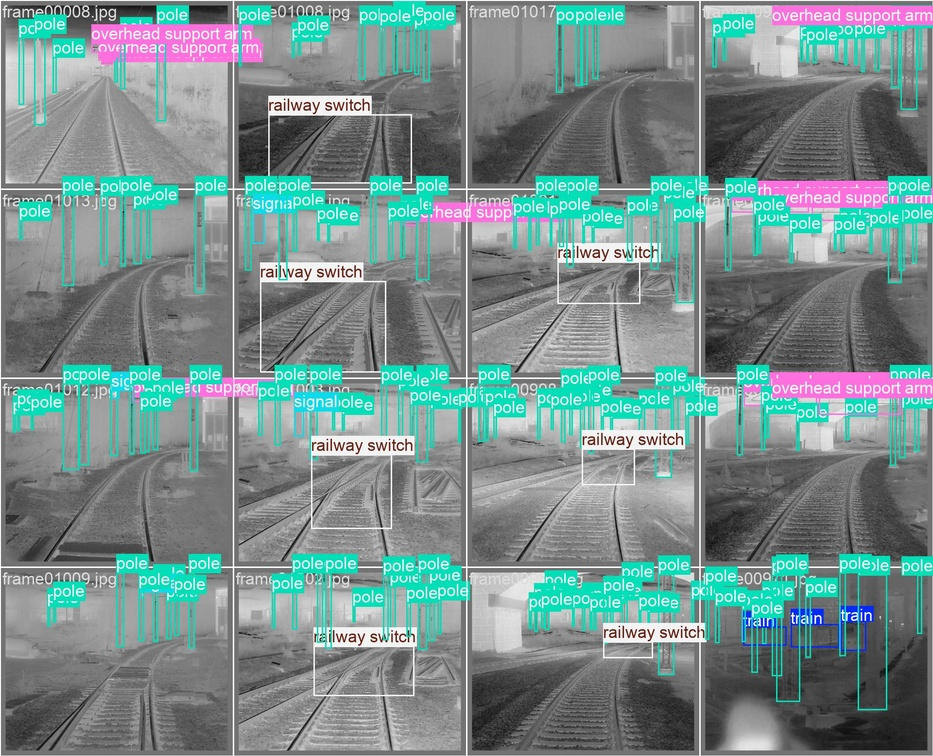
#> input picture images/example_thermal1.jpg, 933 x 756 px, shrunk from 1920 x 1556 before the run
$ python -i thermal_preprocess.py   (imports and definitions only)
#> lines starting #> are read from the running program, lines starting #| are printed output that depends on the picture
#> further down, picture is the input picture: shape (756, 933, 3); mean B, G, R 140, 141.2, 120
# src/thermal_preprocess.py

import cv2
import numpy as np


def normalize_thermal_frame(frame: np.ndarray) -> np.ndarray:
    """
    Normalize a thermal frame to [0, 255] uint8.
    Handles:
    - 8-bit images
    - 16-bit images
    - 3-channel BGR images (converted to grayscale)
    """
    if frame.ndim == 3 and frame.shape[2] == 3:
        gray = cv2.cvtColor(frame, cv2.COLOR_BGR2GRAY)
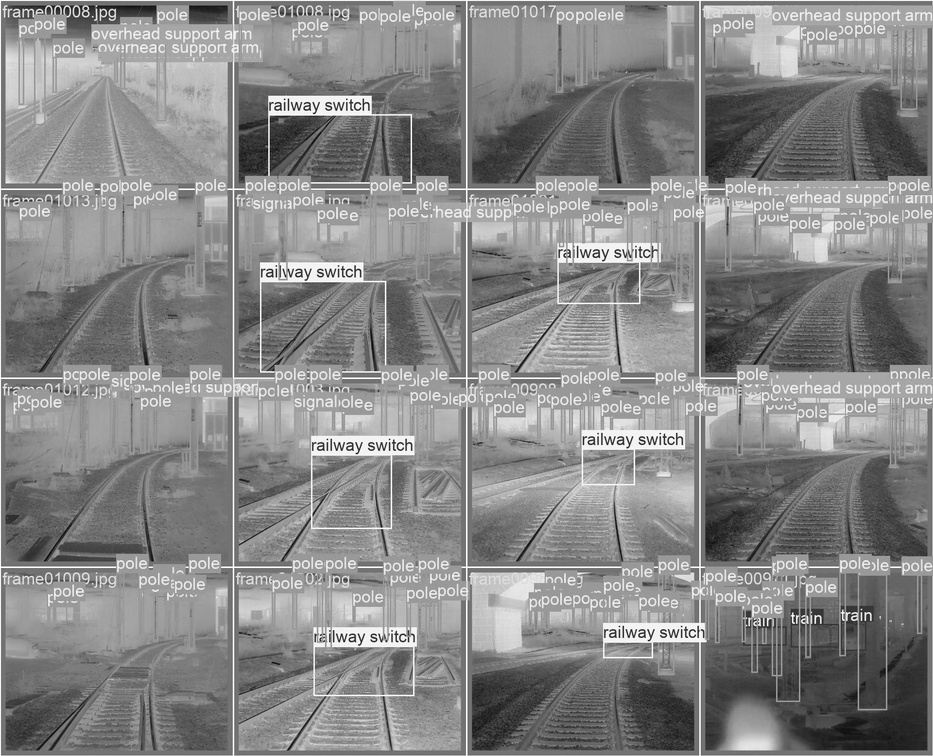
#> gray: shape (756, 933); min 6, max 255, mean 134.8
    else:
        gray = frame.copy()

    if gray.dtype == np.uint16:
        gray = ((gray - gray.min()) / (gray.max() - gray.min() + 1e-6) * 255.0).astype(
            np.uint8
        )
    elif gray.dtype != np.uint8:
        gray = cv2.normalize(gray, None, 0, 255, cv2.NORM_MINMAX).astype(np.uint8)

    return gray


def apply_hist_equalization(gray: np.ndarray) -> np.ndarray:
    """Increase contrast via histogram equalization."""
    return cv2.equalizeHist(gray)
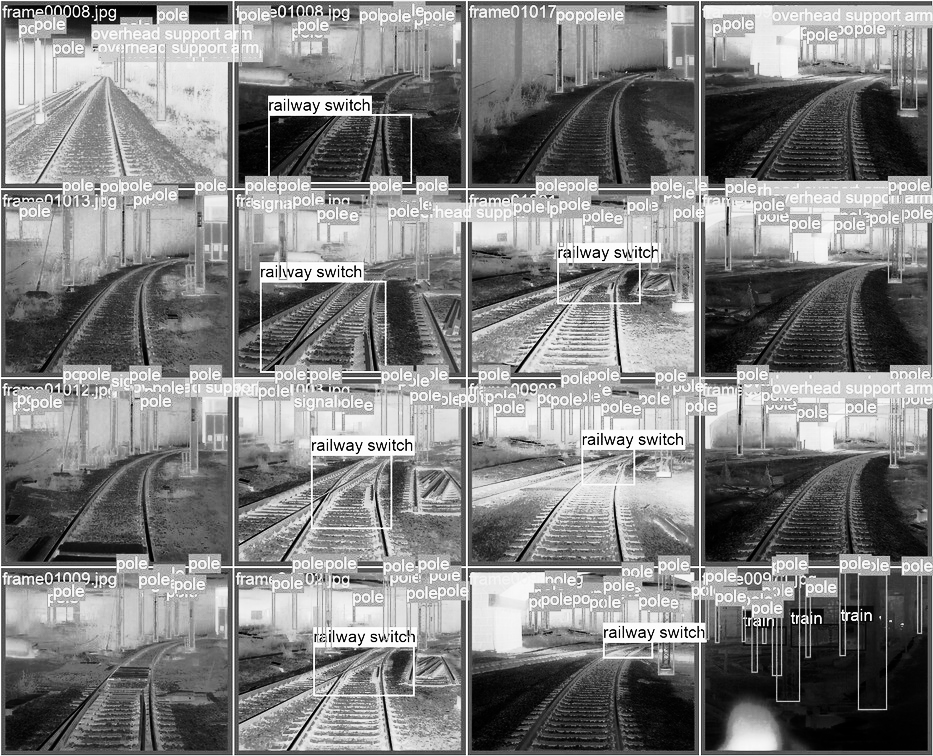
#> returned value: shape (756, 933); min 0, max 255, mean 128.4


def apply_colormap(gray: np.ndarray, mode: str = "inferno") -> np.ndarray:
    """
    Apply a colormap to the thermal frame.

    mode:
        - 'gray'     -> grayscale
        - 'inferno'  -> inferno colormap
        - 'jet'      -> rainbow-style
    """
#> called with mode = 'inferno'
    if mode == "gray":
        colored = cv2.cvtColor(gray, cv2.COLOR_GRAY2BGR)
    elif mode == "inferno":
        colored = cv2.applyColorMap(gray, cv2.COLORMAP_INFERNO)
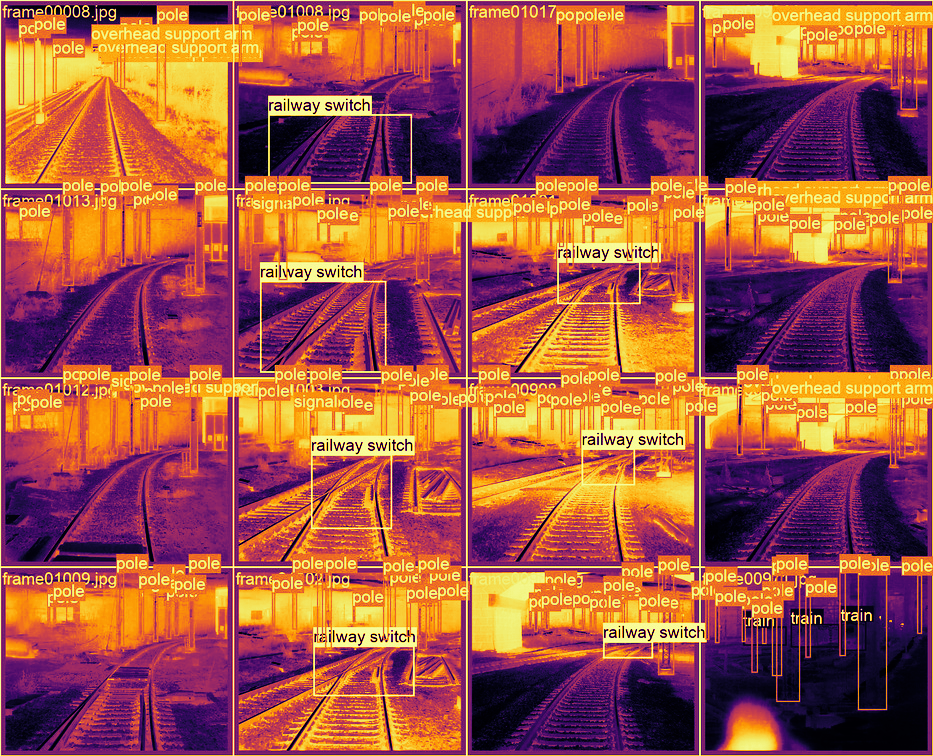
#> colored: shape (756, 933, 3); mean B, G, R 70.1, 85.1, 162.5
    elif mode == "jet":
        colored = cv2.applyColorMap(gray, cv2.COLORMAP_JET)
    else:
        colored = cv2.cvtColor(gray, cv2.COLOR_GRAY2BGR)

    return colored


def preprocess_frame_for_yolo(frame: np.ndarray, mode: str = "inferno") -> np.ndarray:
    """
    Full preprocessing pipeline for YOLO:

    1. normalize thermal intensities
    2. histogram equalization
    3. apply colormap

    Returns:
        BGR uint8 image (same size as input) ready for YOLO.
    """
    gray = normalize_thermal_frame(frame)
    gray = apply_hist_equalization(gray)
    colored = apply_colormap(gray, mode=mode)
    return colored

>>> import cv2
>>> picture = cv2.imread('../images/example_thermal1.jpg')
>>> result = preprocess_frame_for_yolo(picture)

$ run again, on images/example_thermal2.jpg
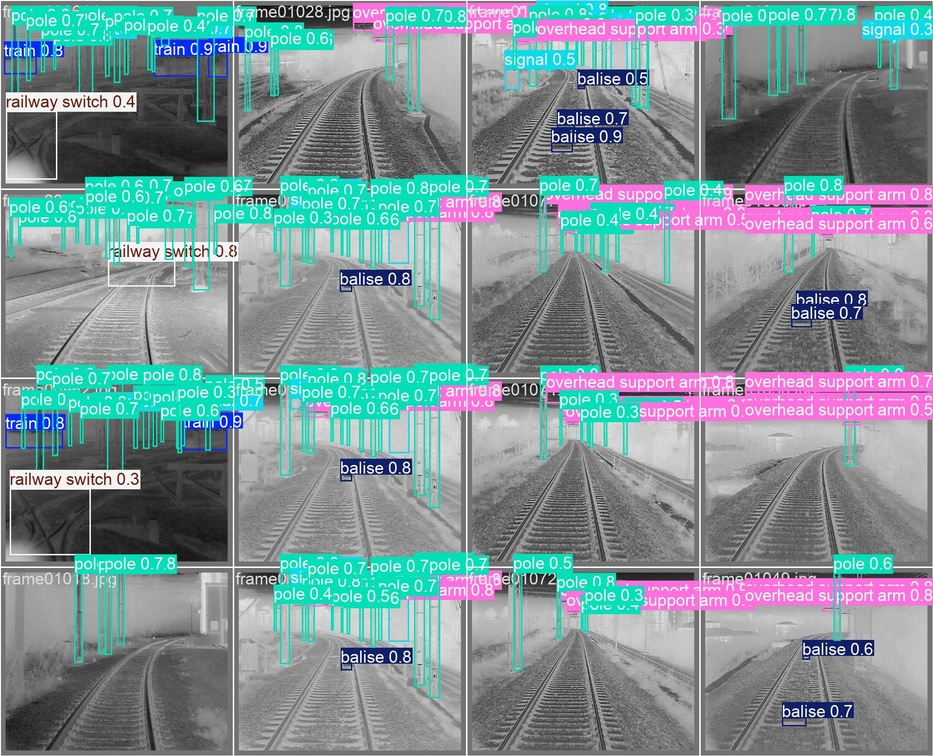
#> input picture images/example_thermal2.jpg, 933 x 756 px, shrunk from 1920 x 1556 before the run
#> picture is the input picture: shape (756, 933, 3); mean B, G, R 149.3, 145.6, 127
#> in apply_hist_equalization, `return cv2.equalizeHist(gray)`:
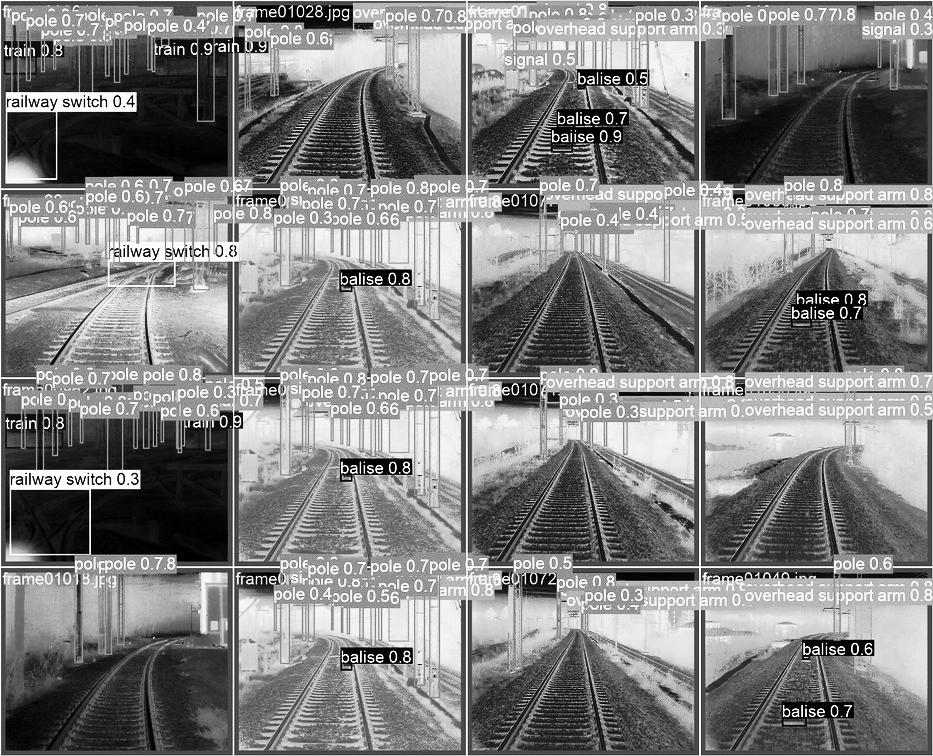
#> returned value: shape (756, 933); min 0, max 255, mean 128.4
#> in apply_colormap, `colored = cv2.applyColorMap(gray, cv2.COLORMAP_INFERNO)`:
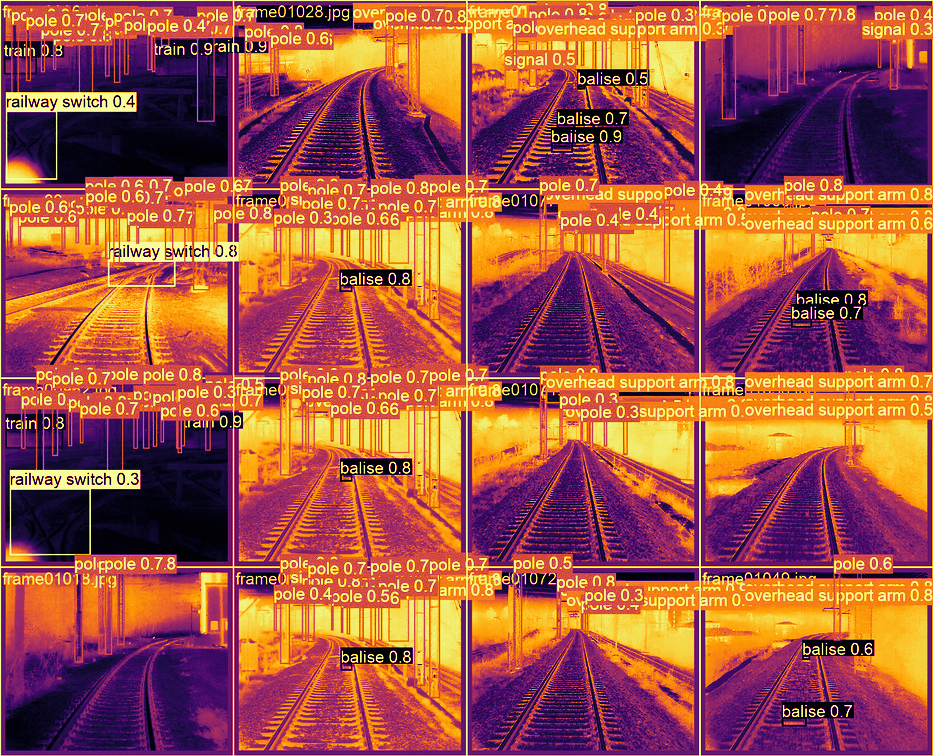
#> colored: shape (756, 933, 3); mean B, G, R 70.1, 85.1, 162.4
